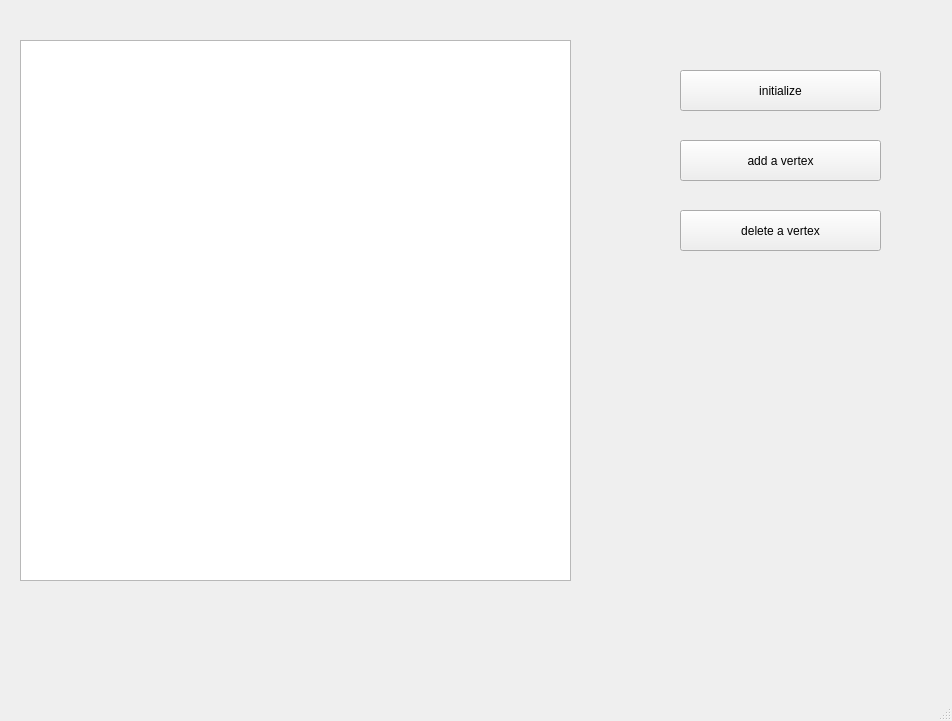
<?xml version="1.0" encoding="UTF-8"?>
<ui version="4.0">
 <class>MainWindow</class>
 <widget class="QMainWindow" name="MainWindow">
  <property name="geometry">
   <rect>
    <x>0</x>
    <y>0</y>
    <width>952</width>
    <height>721</height>
   </rect>
  </property>
  <property name="windowTitle">
   <string>MainWindow</string>
  </property>
  <widget class="QWidget" name="centralwidget">
   <widget class="QGraphicsView" name="PolygonView">
    <property name="geometry">
     <rect>
      <x>20</x>
      <y>40</y>
      <width>551</width>
      <height>541</height>
     </rect>
    </property>
   </widget>
   <widget class="QPushButton" name="button_add_vert">
    <property name="geometry">
     <rect>
      <x>680</x>
      <y>140</y>
      <width>201</width>
      <height>41</height>
     </rect>
    </property>
    <property name="text">
     <string>add a vertex</string>
    </property>
   </widget>
   <widget class="QPushButton" name="button_delete_vert">
    <property name="geometry">
     <rect>
      <x>680</x>
      <y>210</y>
      <width>201</width>
      <height>41</height>
     </rect>
    </property>
    <property name="text">
     <string>delete a vertex</string>
    </property>
   </widget>
   <widget class="QPushButton" name="button_init">
    <property name="geometry">
     <rect>
      <x>680</x>
      <y>70</y>
      <width>201</width>
      <height>41</height>
     </rect>
    </property>
    <property name="text">
     <string>initialize</string>
    </property>
   </widget>
  </widget>
  <widget class="QMenuBar" name="menubar">
   <property name="geometry">
    <rect>
     <x>0</x>
     <y>0</y>
     <width>952</width>
     <height>25</height>
    </rect>
   </property>
  </widget>
  <widget class="QStatusBar" name="statusbar"/>
 </widget>
 <resources/>
 <connections/>
</ui>
